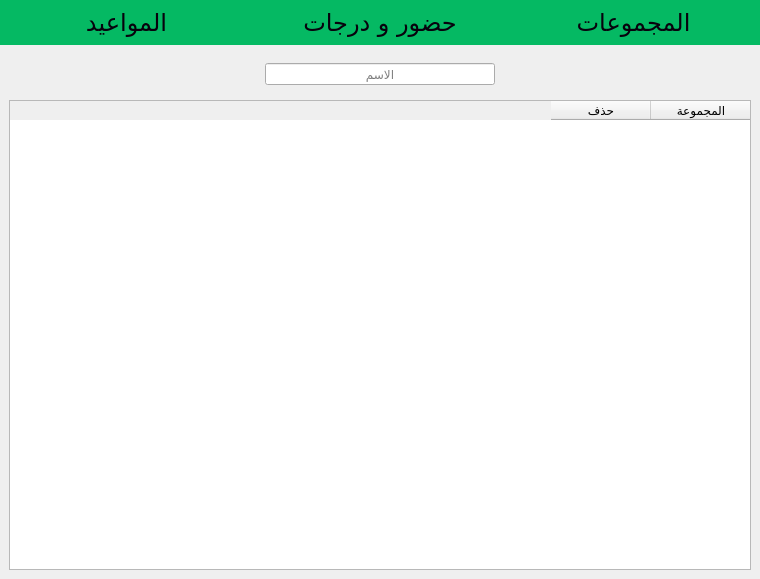
<?xml version="1.0" encoding="UTF-8"?>
<ui version="4.0">
 <class>Form</class>
 <widget class="QWidget" name="Form">
  <property name="geometry">
   <rect>
    <x>0</x>
    <y>0</y>
    <width>760</width>
    <height>579</height>
   </rect>
  </property>
  <property name="windowTitle">
   <string>Form</string>
  </property>
  <layout class="QVBoxLayout" name="verticalLayout">
   <property name="spacing">
    <number>0</number>
   </property>
   <property name="margin">
    <number>0</number>
   </property>
   <item>
    <widget class="QWidget" name="widget_4" native="true">
     <property name="sizePolicy">
      <sizepolicy hsizetype="Preferred" vsizetype="Preferred">
       <horstretch>0</horstretch>
       <verstretch>0</verstretch>
      </sizepolicy>
     </property>
     <property name="styleSheet">
      <string notr="true">QPushButton
{
background-color: #05B963;
color:#07020D;
padding:8px;
border:0px;
}
QPushButton::activated
{
background-color: #000;
color:#07020D;
padding:8px;
border:0px;
}
</string>
     </property>
     <layout class="QHBoxLayout" name="horizontalLayout_2">
      <property name="spacing">
       <number>0</number>
      </property>
      <property name="margin">
       <number>0</number>
      </property>
      <item>
       <widget class="QPushButton" name="attend_btn">
        <property name="sizePolicy">
         <sizepolicy hsizetype="Minimum" vsizetype="Preferred">
          <horstretch>0</horstretch>
          <verstretch>0</verstretch>
         </sizepolicy>
        </property>
        <property name="font">
         <font>
          <family>Alarabiya Font</family>
          <pointsize>18</pointsize>
         </font>
        </property>
        <property name="text">
         <string>المواعيد</string>
        </property>
        <property name="icon">
         <iconset resource="../views/source.qrc">
          <normaloff>:/n/img/Event Accepted Tentatively Filled-100.png</normaloff>:/n/img/Event Accepted Tentatively Filled-100.png</iconset>
        </property>
        <property name="iconSize">
         <size>
          <width>30</width>
          <height>30</height>
         </size>
        </property>
       </widget>
      </item>
      <item>
       <widget class="QPushButton" name="st_attend_btn">
        <property name="sizePolicy">
         <sizepolicy hsizetype="Minimum" vsizetype="Preferred">
          <horstretch>0</horstretch>
          <verstretch>0</verstretch>
         </sizepolicy>
        </property>
        <property name="font">
         <font>
          <family>Alarabiya Font</family>
          <pointsize>18</pointsize>
         </font>
        </property>
        <property name="text">
         <string>حضور و درجات</string>
        </property>
        <property name="icon">
         <iconset resource="../views/source.qrc">
          <normaloff>:/n/img/Future-100.png</normaloff>:/n/img/Future-100.png</iconset>
        </property>
        <property name="iconSize">
         <size>
          <width>30</width>
          <height>30</height>
         </size>
        </property>
       </widget>
      </item>
      <item>
       <widget class="QPushButton" name="gps_btn">
        <property name="sizePolicy">
         <sizepolicy hsizetype="Minimum" vsizetype="Preferred">
          <horstretch>0</horstretch>
          <verstretch>0</verstretch>
         </sizepolicy>
        </property>
        <property name="font">
         <font>
          <family>Alarabiya Font</family>
          <pointsize>18</pointsize>
         </font>
        </property>
        <property name="text">
         <string>المجموعات</string>
        </property>
        <property name="icon">
         <iconset resource="../views/source.qrc">
          <normaloff>:/n/img/users-group.png</normaloff>:/n/img/users-group.png</iconset>
        </property>
        <property name="iconSize">
         <size>
          <width>30</width>
          <height>30</height>
         </size>
        </property>
       </widget>
      </item>
     </layout>
    </widget>
   </item>
   <item>
    <widget class="QStackedWidget" name="stackedWidget">
     <property name="currentIndex">
      <number>1</number>
     </property>
     <widget class="QWidget" name="attend">
      <layout class="QVBoxLayout" name="verticalLayout_4">
       <property name="spacing">
        <number>0</number>
       </property>
       <property name="margin">
        <number>0</number>
       </property>
       <item>
        <widget class="QWidget" name="widget_6" native="true">
         <property name="sizePolicy">
          <sizepolicy hsizetype="Preferred" vsizetype="Preferred">
           <horstretch>0</horstretch>
           <verstretch>1</verstretch>
          </sizepolicy>
         </property>
         <property name="styleSheet">
          <string notr="true"/>
         </property>
         <layout class="QHBoxLayout" name="horizontalLayout">
          <property name="spacing">
           <number>0</number>
          </property>
          <property name="margin">
           <number>0</number>
          </property>
          <item>
           <widget class="QPushButton" name="course_time_finish_btn">
            <property name="sizePolicy">
             <sizepolicy hsizetype="Minimum" vsizetype="Preferred">
              <horstretch>0</horstretch>
              <verstretch>0</verstretch>
             </sizepolicy>
            </property>
            <property name="styleSheet">
             <string notr="true">border:0px;background:#09C18D;color:#fff;</string>
            </property>
            <property name="text">
             <string>انهاء المواعيد</string>
            </property>
            <property name="checkable">
             <bool>true</bool>
            </property>
           </widget>
          </item>
          <item>
           <widget class="QPushButton" name="course_time_btn">
            <property name="sizePolicy">
             <sizepolicy hsizetype="Minimum" vsizetype="Preferred">
              <horstretch>0</horstretch>
              <verstretch>0</verstretch>
             </sizepolicy>
            </property>
            <property name="styleSheet">
             <string notr="true">border:0px;background:#35485F;color:#fff;</string>
            </property>
            <property name="text">
             <string>اختيار المواعيد</string>
            </property>
            <property name="checkable">
             <bool>false</bool>
            </property>
            <property name="checked">
             <bool>false</bool>
            </property>
           </widget>
          </item>
         </layout>
        </widget>
       </item>
       <item>
        <widget class="QWidget" name="widget_7" native="true">
         <property name="sizePolicy">
          <sizepolicy hsizetype="Preferred" vsizetype="Preferred">
           <horstretch>0</horstretch>
           <verstretch>1</verstretch>
          </sizepolicy>
         </property>
         <layout class="QHBoxLayout" name="horizontalLayout_4">
          <item>
           <spacer name="horizontalSpacer_4">
            <property name="orientation">
             <enum>Qt::Horizontal</enum>
            </property>
            <property name="sizeHint" stdset="0">
             <size>
              <width>40</width>
              <height>20</height>
             </size>
            </property>
           </spacer>
          </item>
          <item>
           <widget class="QDateEdit" name="start_dt">
            <property name="sizePolicy">
             <sizepolicy hsizetype="Expanding" vsizetype="Fixed">
              <horstretch>0</horstretch>
              <verstretch>0</verstretch>
             </sizepolicy>
            </property>
            <property name="alignment">
             <set>Qt::AlignCenter</set>
            </property>
            <property name="calendarPopup">
             <bool>true</bool>
            </property>
           </widget>
          </item>
          <item>
           <widget class="QLabel" name="label_25">
            <property name="text">
             <string>بداية الاختبار</string>
            </property>
           </widget>
          </item>
          <item>
           <spacer name="horizontalSpacer_3">
            <property name="orientation">
             <enum>Qt::Horizontal</enum>
            </property>
            <property name="sizeHint" stdset="0">
             <size>
              <width>40</width>
              <height>20</height>
             </size>
            </property>
           </spacer>
          </item>
         </layout>
        </widget>
       </item>
       <item>
        <widget class="QStackedWidget" name="stackedWidget_2">
         <property name="sizePolicy">
          <sizepolicy hsizetype="Preferred" vsizetype="Preferred">
           <horstretch>0</horstretch>
           <verstretch>6</verstretch>
          </sizepolicy>
         </property>
         <property name="styleSheet">
          <string notr="true"/>
         </property>
         <property name="currentIndex">
          <number>1</number>
         </property>
         <widget class="QWidget" name="page">
          <property name="styleSheet">
           <string notr="true"/>
          </property>
          <layout class="QVBoxLayout" name="verticalLayout_6">
           <item>
            <widget class="QPushButton" name="add_btn_dates">
             <property name="text">
              <string>اضافة</string>
             </property>
             <property name="icon">
              <iconset resource="../views/source.qrc">
               <normaloff>:/n/img/Plus-500.png</normaloff>:/n/img/Plus-500.png</iconset>
             </property>
             <property name="iconSize">
              <size>
               <width>30</width>
               <height>30</height>
              </size>
             </property>
             <property name="flat">
              <bool>true</bool>
             </property>
            </widget>
           </item>
           <item>
            <widget class="QTableWidget" name="table_dates">
             <property name="layoutDirection">
              <enum>Qt::RightToLeft</enum>
             </property>
             <property name="editTriggers">
              <set>QAbstractItemView::NoEditTriggers</set>
             </property>
             <column>
              <property name="text">
               <string>التاريخ</string>
              </property>
             </column>
             <column>
              <property name="text">
               <string>اليوم</string>
              </property>
             </column>
             <column>
              <property name="text">
               <string>من</string>
              </property>
             </column>
             <column>
              <property name="text">
               <string>الى</string>
              </property>
             </column>
             <column>
              <property name="text">
               <string>حذف</string>
              </property>
             </column>
             <column>
              <property name="text">
               <string>تعديل</string>
              </property>
             </column>
            </widget>
           </item>
           <item>
            <widget class="QPushButton" name="finish_dates">
             <property name="text">
              <string>حفظ</string>
             </property>
             <property name="icon">
              <iconset resource="../views/source.qrc">
               <normaloff>:/n/img/Save-100.png</normaloff>:/n/img/Save-100.png</iconset>
             </property>
             <property name="iconSize">
              <size>
               <width>30</width>
               <height>30</height>
              </size>
             </property>
             <property name="flat">
              <bool>true</bool>
             </property>
            </widget>
           </item>
          </layout>
         </widget>
         <widget class="QWidget" name="page_3">
          <property name="styleSheet">
           <string notr="true"/>
          </property>
          <layout class="QVBoxLayout" name="verticalLayout_5">
           <item>
            <widget class="QPushButton" name="add_btn_days">
             <property name="text">
              <string>اضافة</string>
             </property>
             <property name="icon">
              <iconset resource="../views/source.qrc">
               <normaloff>:/n/img/Plus-500.png</normaloff>:/n/img/Plus-500.png</iconset>
             </property>
             <property name="iconSize">
              <size>
               <width>30</width>
               <height>30</height>
              </size>
             </property>
             <property name="flat">
              <bool>true</bool>
             </property>
            </widget>
           </item>
           <item>
            <widget class="QTableWidget" name="table_days">
             <property name="layoutDirection">
              <enum>Qt::RightToLeft</enum>
             </property>
             <property name="editTriggers">
              <set>QAbstractItemView::NoEditTriggers</set>
             </property>
             <column>
              <property name="text">
               <string>اليوم</string>
              </property>
             </column>
             <column>
              <property name="text">
               <string>من</string>
              </property>
             </column>
             <column>
              <property name="text">
               <string>الى</string>
              </property>
             </column>
             <column>
              <property name="text">
               <string>حذف</string>
              </property>
             </column>
            </widget>
           </item>
           <item>
            <widget class="QPushButton" name="finish_days">
             <property name="text">
              <string>انهاء</string>
             </property>
             <property name="icon">
              <iconset resource="../views/source.qrc">
               <normaloff>:/n/img/Checkmark-512 (1).png</normaloff>:/n/img/Checkmark-512 (1).png</iconset>
             </property>
             <property name="iconSize">
              <size>
               <width>30</width>
               <height>30</height>
              </size>
             </property>
             <property name="flat">
              <bool>true</bool>
             </property>
            </widget>
           </item>
          </layout>
         </widget>
        </widget>
       </item>
       <item>
        <widget class="QPushButton" name="back_btn">
         <property name="text">
          <string>رجوع</string>
         </property>
         <property name="icon">
          <iconset resource="../views/source.qrc">
           <normaloff>:/n/img/back.png</normaloff>:/n/img/back.png</iconset>
         </property>
         <property name="iconSize">
          <size>
           <width>30</width>
           <height>30</height>
          </size>
         </property>
         <property name="flat">
          <bool>true</bool>
         </property>
        </widget>
       </item>
      </layout>
     </widget>
     <widget class="QWidget" name="all_st">
      <layout class="QVBoxLayout" name="verticalLayout_7">
       <item>
        <widget class="QWidget" name="widget_11" native="true">
         <property name="layoutDirection">
          <enum>Qt::RightToLeft</enum>
         </property>
         <layout class="QHBoxLayout" name="horizontalLayout_5">
          <property name="spacing">
           <number>0</number>
          </property>
          <property name="margin">
           <number>0</number>
          </property>
          <item>
           <widget class="QWidget" name="widget_26" native="true"/>
          </item>
          <item>
           <widget class="QWidget" name="widget_25" native="true">
            <property name="layoutDirection">
             <enum>Qt::LeftToRight</enum>
            </property>
            <property name="styleSheet">
             <string notr="true"/>
            </property>
            <layout class="QHBoxLayout" name="horizontalLayout_10">
             <item>
              <widget class="QLineEdit" name="st_edt_2">
               <property name="sizePolicy">
                <sizepolicy hsizetype="Preferred" vsizetype="Fixed">
                 <horstretch>0</horstretch>
                 <verstretch>0</verstretch>
                </sizepolicy>
               </property>
               <property name="alignment">
                <set>Qt::AlignCenter</set>
               </property>
               <property name="placeholderText">
                <string>الاسم</string>
               </property>
              </widget>
             </item>
            </layout>
           </widget>
          </item>
          <item>
           <widget class="QWidget" name="widget_27" native="true"/>
          </item>
         </layout>
        </widget>
       </item>
       <item>
        <widget class="QTableWidget" name="st_cs_table">
         <property name="layoutDirection">
          <enum>Qt::RightToLeft</enum>
         </property>
         <property name="editTriggers">
          <set>QAbstractItemView::NoEditTriggers</set>
         </property>
         <column>
          <property name="text">
           <string>المجموعة</string>
          </property>
         </column>
         <column>
          <property name="text">
           <string>حذف</string>
          </property>
         </column>
        </widget>
       </item>
      </layout>
     </widget>
     <widget class="QWidget" name="attend_page">
      <layout class="QVBoxLayout" name="verticalLayout_8">
       <property name="spacing">
        <number>0</number>
       </property>
       <property name="margin">
        <number>0</number>
       </property>
       <item>
        <widget class="QWidget" name="widget_12" native="true">
         <property name="sizePolicy">
          <sizepolicy hsizetype="Preferred" vsizetype="Preferred">
           <horstretch>0</horstretch>
           <verstretch>1</verstretch>
          </sizepolicy>
         </property>
         <layout class="QHBoxLayout" name="horizontalLayout_6">
          <item>
           <widget class="QWidget" name="widget_14" native="true"/>
          </item>
          <item>
           <widget class="QWidget" name="widget_16" native="true">
            <layout class="QGridLayout" name="gridLayout_4">
             <item row="0" column="0">
              <widget class="QComboBox" name="gp_name"/>
             </item>
             <item row="2" column="0" colspan="2">
              <widget class="QWidget" name="widget_23" native="true">
               <layout class="QHBoxLayout" name="horizontalLayout_8">
                <item>
                 <widget class="QPushButton" name="st_attend_print_btn">
                  <property name="text">
                   <string>طباعة</string>
                  </property>
                  <property name="icon">
                   <iconset resource="../views/source.qrc">
                    <normaloff>:/n/img/Printer Door Open Filled-100.png</normaloff>:/n/img/Printer Door Open Filled-100.png</iconset>
                  </property>
                  <property name="iconSize">
                   <size>
                    <width>30</width>
                    <height>30</height>
                   </size>
                  </property>
                  <property name="flat">
                   <bool>true</bool>
                  </property>
                 </widget>
                </item>
                <item>
                 <widget class="QPushButton" name="st_attend_search_btn">
                  <property name="text">
                   <string>بحث</string>
                  </property>
                  <property name="icon">
                   <iconset resource="../views/source.qrc">
                    <normaloff>:/n/img/Search-100.png</normaloff>:/n/img/Search-100.png</iconset>
                  </property>
                  <property name="iconSize">
                   <size>
                    <width>30</width>
                    <height>30</height>
                   </size>
                  </property>
                  <property name="flat">
                   <bool>true</bool>
                  </property>
                 </widget>
                </item>
               </layout>
              </widget>
             </item>
             <item row="0" column="1">
              <widget class="QLabel" name="label_8">
               <property name="sizePolicy">
                <sizepolicy hsizetype="Fixed" vsizetype="Preferred">
                 <horstretch>0</horstretch>
                 <verstretch>0</verstretch>
                </sizepolicy>
               </property>
               <property name="text">
                <string>اختر المجموعة</string>
               </property>
              </widget>
             </item>
             <item row="1" column="1">
              <widget class="QLabel" name="label_7">
               <property name="text">
                <string>اختر الحصة</string>
               </property>
               <property name="alignment">
                <set>Qt::AlignCenter</set>
               </property>
              </widget>
             </item>
             <item row="1" column="0">
              <widget class="QComboBox" name="exam_day">
               <property name="sizePolicy">
                <sizepolicy hsizetype="Preferred" vsizetype="Fixed">
                 <horstretch>0</horstretch>
                 <verstretch>0</verstretch>
                </sizepolicy>
               </property>
              </widget>
             </item>
            </layout>
           </widget>
          </item>
          <item>
           <widget class="QWidget" name="widget_15" native="true"/>
          </item>
         </layout>
        </widget>
       </item>
       <item>
        <widget class="QWidget" name="widget_13" native="true">
         <property name="sizePolicy">
          <sizepolicy hsizetype="Preferred" vsizetype="Preferred">
           <horstretch>0</horstretch>
           <verstretch>9</verstretch>
          </sizepolicy>
         </property>
         <layout class="QVBoxLayout" name="verticalLayout_9">
          <item>
           <widget class="QTableWidget" name="st_attend_table">
            <property name="layoutDirection">
             <enum>Qt::RightToLeft</enum>
            </property>
            <property name="editTriggers">
             <set>QAbstractItemView::NoEditTriggers</set>
            </property>
            <column>
             <property name="text">
              <string>الاسم</string>
             </property>
            </column>
            <column>
             <property name="text">
              <string>الهاتف</string>
             </property>
            </column>
            <column>
             <property name="text">
              <string>الباركود</string>
             </property>
            </column>
            <column>
             <property name="text">
              <string>الحالة</string>
             </property>
            </column>
            <column>
             <property name="text">
              <string>الدرجة العظمى</string>
             </property>
            </column>
            <column>
             <property name="text">
              <string>درجة الطالب</string>
             </property>
            </column>
            <column>
             <property name="text">
              <string>تغيير الدرجة</string>
             </property>
            </column>
           </widget>
          </item>
         </layout>
        </widget>
       </item>
      </layout>
     </widget>
    </widget>
   </item>
  </layout>
 </widget>
 <resources>
  <include location="../views/source.qrc"/>
 </resources>
 <connections/>
</ui>
